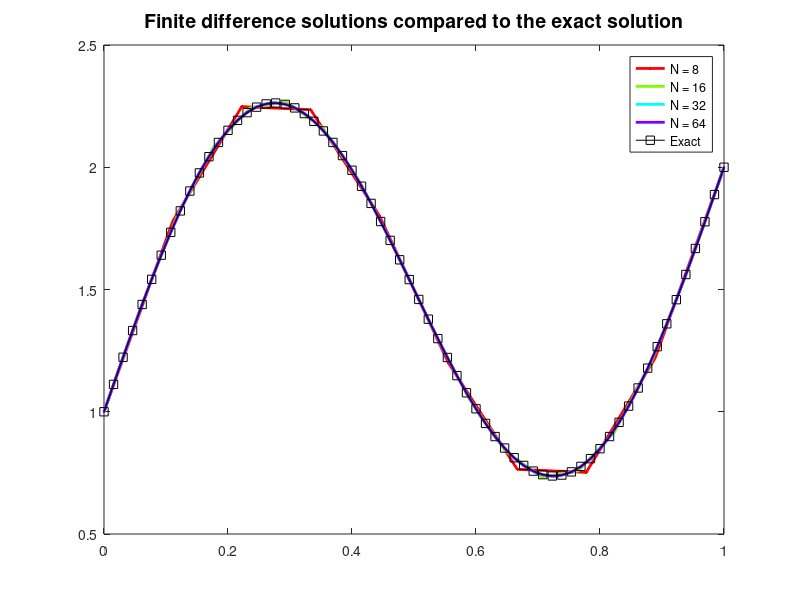
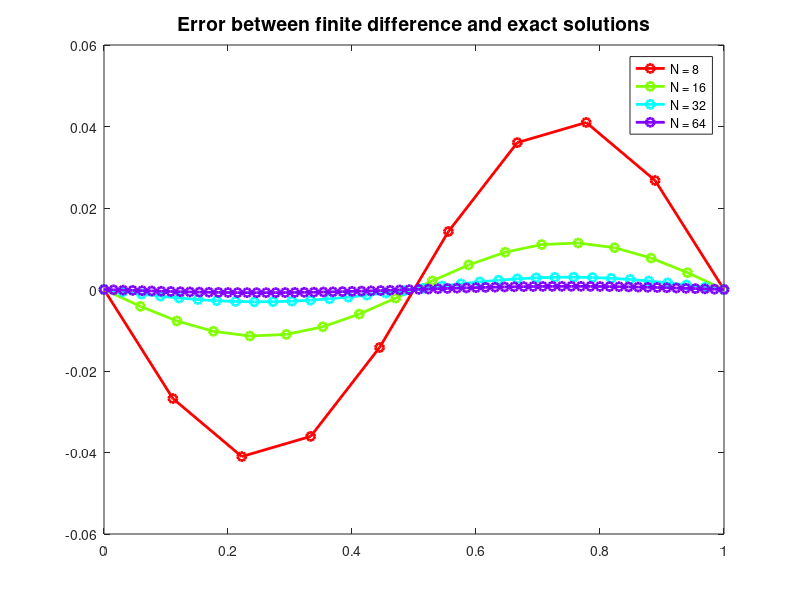

These figures' MATLAB source, in order:
% HW 2, Problem 2c. CAAM 336, Fall 2014
% solves the steady heat equation u''(x) = (2 pi)^2 sin(2 pi x) 
% with u(0) = 1, u(1) = 2
clear

uexact = @(x) sin(2*pi*x) + x + 1;

i = 1;
C = hsv(4); % neat trick: makes a matrix whose values determine colors.
Nlist = [8 16 32 64]; % number of interior points 
for N = Nlist 
    K = N+1; % number of line segments
    h = 1/K; % spacing between points
    x = (0:N+1)/(N+1);
    x = x(:); % makes x a column vector.
    
    A = -2*diag(ones(N,1)) + diag(ones(N-1,1),1) + diag(ones(N-1,1),-1);    
    A = -A/h^2;
    b = (2*pi)^2*sin(2*pi*x(2:end-1)); 
    b(1) = b(1) + 1/h^2; % modify b for inhomogeneous BCs
    b(N) = b(N) + 2/h^2; % modify b for inhomogeneous BCs
    u = A\b;
    
    figure(1)
    plot(x,[1;u;2],'.-','color',C(i,:),'linewidth',2); 
    hold on 
    
    figure(2)
    err = uexact(x)-[1;u;2];
    plot(x,err,'o-','color',C(i,:),'linewidth',2);hold on     
   
    i = i+1;    
end
figure(1)
title('Finite difference solutions compared to the exact solution','fontsize',14)
plot(x,uexact(x),'ks-')
legend('N = 8','N = 16','N = 32','N = 64','Exact')
print(gcf,'-dpng','p2c_sol') % print out graphs to file
figure(2)
title('Error between finite difference and exact solutions','fontsize',14)
legend('N = 8','N = 16','N = 32','N = 64','Exact')
print(gcf,'-dpng','p2c_error') % print out graphs to file
